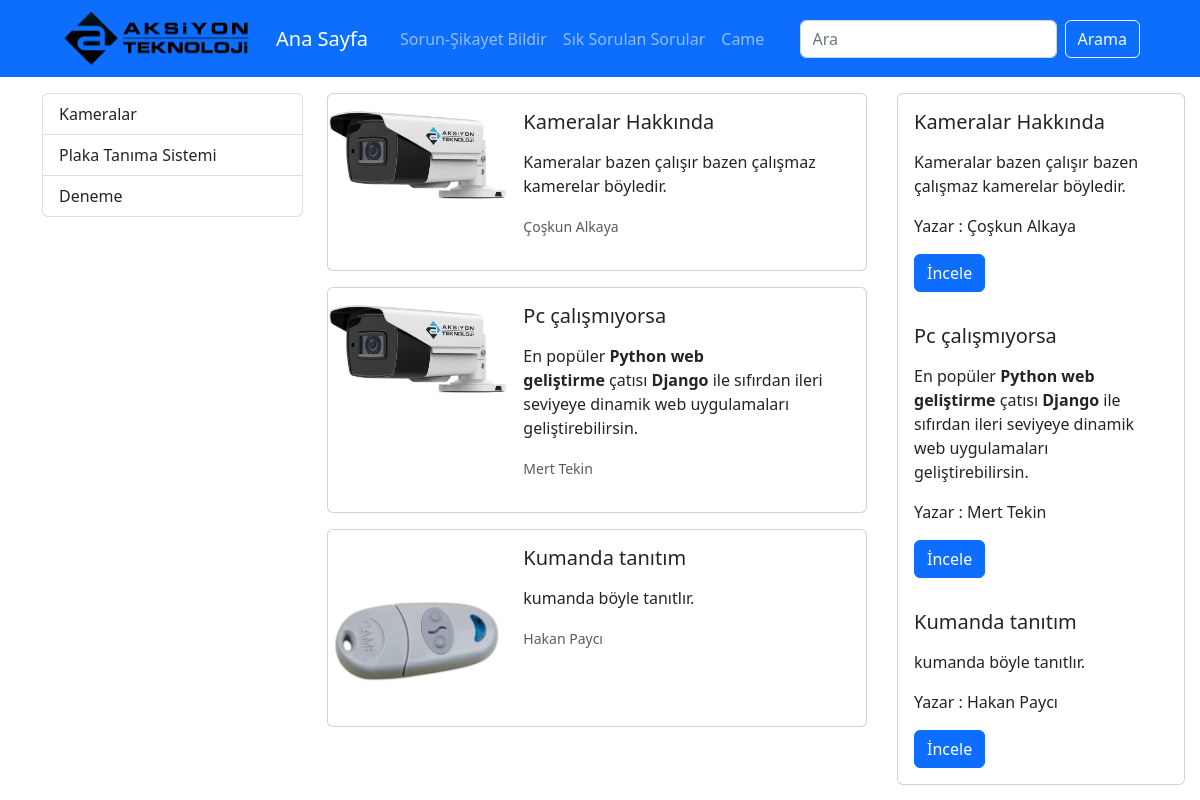
/came/, run on the app's committed database.
### tickets/models.py (models this page shows, shortened)
class Category(models.Model):
    categoryName = models.CharField(max_length=100)
    slug = models.SlugField(null=False, unique=True,
                            db_index=True, blank=True, editable=False)

class Paylasim(models.Model):
    göndericiAdi = models.CharField(max_length=100)
    gönderiKonu = models.CharField(max_length=100)
    gönderiAciklama = RichTextField()
    gönderiFoto = models.ImageField(upload_to="Paylasim")
    gönderiDurumu = models.BooleanField(default=False)
    cameUrunumu = models.BooleanField(default=False)
    slug = models.SlugField(null=False, unique=True,
                            db_index=True, blank=True, editable=False)
    category = models.ForeignKey(
        Category, on_delete=models.CASCADE)

### tickets/views.py (the view)
# urls.py: path('came/', views.came, name="came"),
def came(request):
    data = {
        "paylasimlar": Paylasim.objects.filter(cameUrunumu=True),
        "category": Category.objects.all(),
    }
    return render(request, "came.html", data)

### tickets/templates/came.html
{% extends "basee.html" %}
{% load static %}
{% block content %}
    {% include 'partials/_navbar.html' %}
    <div class="container mt-3">
        <div class="row">
            <div class="col-3">
              {% include 'partials/_cameliste.html' %}
            </div>
            <div class="col-6">
             {% include 'partials/_camecards.html' %}
            </div>
            <div class="col-3 mb-2">
              {% include 'partials/_sidebar.html' %}
            </div>
        </div>
    </div>
{% endblock %}

### tickets/templates/partials/_cameliste.html
<div class="list-group">
  {% for category in category %}
      <a class="list-group-item list-group-item-action" href="{% url 'cameCategory' category.slug %}">{{ category.categoryName|title }}</a>
  {% endfor %}
</div>

### tickets/templates/partials/_camecards.html (shortened to what this page needs)
{% load static %}
{%for pay in paylasimlar%}
<div class="card mb-3" style="max-width: 540px;">
  <div class="row g-0">
    <div class="col-md-4">
      <a href="{% url 'details' pay.slug %}" title="">
        <img src="{{ pay.gönderiFoto.url }}" class="img-fluid rounded-start mt-3" alt="...">
      </a>
    </div>
    <div class="col-md-8">
      <div class="card-body">
        <h5 class="card-title">{{pay.gönderiKonu}}</h5>
        <p class="card-text">{{pay.gönderiAciklama|safe|slice:"0:200"}}</p>
        <p class="card-text"><small class="text-muted">{{pay.göndericiAdi}}</small></p>
      </div>
    </div>
  </div>
</div>
{%endfor%}

### tickets/templates/partials/_sidebar.html (shortened to what this page needs)
  <div class="row " >
    <div class="col-sm-6"  >
      <div class="card"  style="width: 18rem; " >
        {%for pay in paylasimlar%}
        <div class="card-body" >
          <h5 class="card-title">{{pay.gönderiKonu}}</h5>
          <p class="card-text " >{{pay.gönderiAciklama|safe|slice:"0:200"}}</p>
          <p class="card-writer" >Yazar : {{pay.göndericiAdi}}</p>
          <a href="{% url 'details' pay.slug %}" class="btn btn-primary">İncele</a>
        </div>
        {%endfor%}
      </div>
    </div>
</div>

### data on the page
Category: categoryName "Kameralar"
Category: categoryName "Plaka Tanıma Sistemi"
Category: categoryName "Deneme"
Paylasim: gönderiFoto (picture), gönderiKonu "Kameralar Hakkında", gönderiAciklama "Kameralar bazen çalışır bazen çalışmaz kamerelar böyledir.", göndericiAdi "Çoşkun Alkaya"
Paylasim: gönderiFoto (picture), gönderiKonu "Pc çalışmıyorsa", gönderiAciklama "En popüler Python web geliştirme çatısı Django ile sıfırdan ileri seviyeye dinamik web uygulamaları geliştirebilirsin.", göndericiAdi "Mert Tekin"
Paylasim: gönderiFoto (picture), gönderiKonu "Kumanda tanıtım", gönderiAciklama "kumanda böyle tanıtlır.", göndericiAdi "Hakan Paycı"
